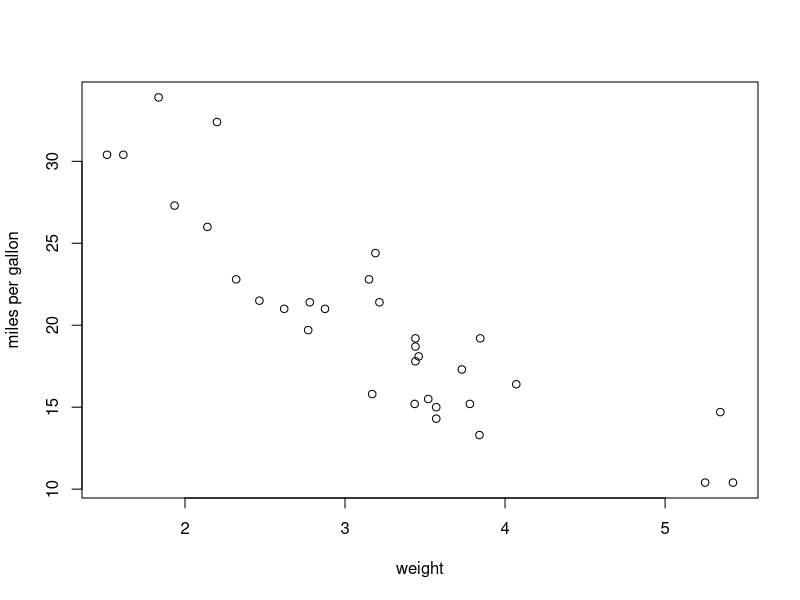

R code for this plot:
## ---- chunk 1
knitr::opts_chunk$set(comment=NA) # default setting
## ---- chunk 2
head(mtcars)
## ---- chunk 3
plot(mtcars$wt, mtcars$mpg, xlab="weight", ylab="miles per gallon")
# can add echo=FALSE to have just plot
# all knitr options are available
